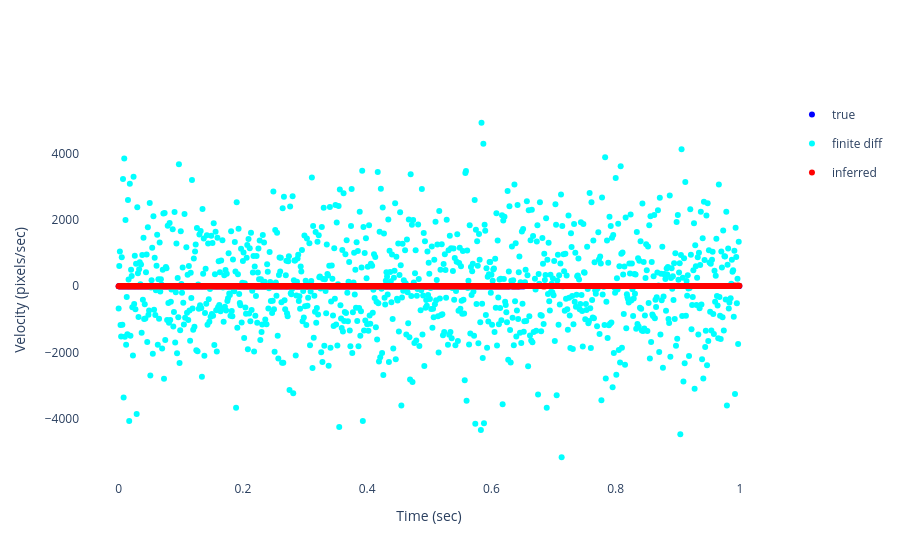

Notebook cell for this chart:
### Markdown cell above
## Plot true and filtered velocities (with 95% confidence band)

### Code cell
true_x = x[1, :]
other_x = vel_est_fd
other_label = "finite diff"
color_other = "cyan"
filter_mean_x = filtered_means[1, 0, :]

filter_ci_vel_upper = filter_mean_x + 1.96*filter_stds[:, 1]
filter_ci_vel_lower = filter_mean_x - 1.96*filter_stds[:, 1]

fig = get_fig_kinematics_vs_time(
    time=time,
    true_x=true_x,
    other_x=other_x,
    inferred_mean_x=filter_mean_x,
    inferred_ci_x_upper=filter_ci_vel_upper,
    inferred_ci_x_lower=filter_ci_vel_lower,
    cb_alpha=cb_alpha,
    color_true=color_true,
    color_inferred_pattern=color_filtered_pattern,
    color_other=color_other,
    xlabel="Time (sec)", ylabel="Velocity (pixels/sec)",
    other_label=other_label)
fig

### Figure 1 — Plotly figure (JSON) as saved in the notebook; plotly's stock layout.template omitted (floating-point values rounded to 4 significant figures; data arrays with more than 128 entries replaced by an {"elided": "..."} marker saying what was removed)
{"data": [{"marker": {"color": "blue"}, "mode": "markers", "name": "true", "showlegend": true, "type": "scatter", "x": {"elided": "1000 float values"}, "y": {"elided": "1000 float values"}}, {"marker": {"color": "cyan"}, "mode": "markers", "name": "finite diff", "showlegend": true, "type": "scatter", "x": {"elided": "1000 float values"}, "y": {"elided": "999 float values"}}, {"legendgroup": "inferred_x", "marker": {"color": "rgba(255,0,0,1.000000)"}, "mode": "markers", "name": "inferred", "showlegend": true, "type": "scatter", "x": {"elided": "1000 float values"}, "y": {"elided": "1000 float values"}}, {"fill": "toself", "fillcolor": "rgba(255,0,0,0.300000)", "legendgroup": "inferred_x", "line": {"color": "rgba(255,0,0,0.000000)"}, "showlegend": false, "type": "scatter", "x": {"elided": "2000 float values"}, "y": {"elided": "2000 float values"}}], "layout": {"paper_bgcolor": "rgba(0,0,0,0)", "plot_bgcolor": "rgba(0,0,0,0)", "xaxis": {"title": {"text": "Time (sec)"}}, "yaxis": {"title": {"text": "Velocity (pixels/sec)"}}}}
